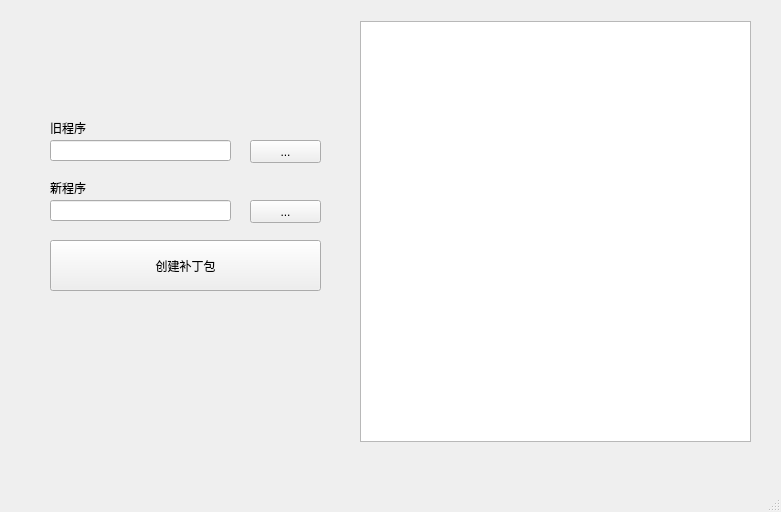
<?xml version="1.0" encoding="UTF-8"?>
<ui version="4.0">
 <class>MainWindow</class>
 <widget class="QMainWindow" name="MainWindow">
  <property name="geometry">
   <rect>
    <x>0</x>
    <y>0</y>
    <width>781</width>
    <height>512</height>
   </rect>
  </property>
  <property name="windowTitle">
   <string>JFotaTool</string>
  </property>
  <widget class="QWidget" name="centralwidget">
   <widget class="QLineEdit" name="lineEdit">
    <property name="geometry">
     <rect>
      <x>50</x>
      <y>140</y>
      <width>181</width>
      <height>21</height>
     </rect>
    </property>
   </widget>
   <widget class="QPushButton" name="pushButton">
    <property name="geometry">
     <rect>
      <x>250</x>
      <y>140</y>
      <width>71</width>
      <height>23</height>
     </rect>
    </property>
    <property name="text">
     <string>...</string>
    </property>
   </widget>
   <widget class="QLineEdit" name="lineEdit_2">
    <property name="geometry">
     <rect>
      <x>50</x>
      <y>200</y>
      <width>181</width>
      <height>21</height>
     </rect>
    </property>
   </widget>
   <widget class="QPushButton" name="pushButton_2">
    <property name="geometry">
     <rect>
      <x>250</x>
      <y>200</y>
      <width>71</width>
      <height>23</height>
     </rect>
    </property>
    <property name="text">
     <string>...</string>
    </property>
   </widget>
   <widget class="QPushButton" name="pushButton_3">
    <property name="geometry">
     <rect>
      <x>50</x>
      <y>240</y>
      <width>271</width>
      <height>51</height>
     </rect>
    </property>
    <property name="text">
     <string>创建补丁包</string>
    </property>
   </widget>
   <widget class="QLabel" name="label">
    <property name="geometry">
     <rect>
      <x>50</x>
      <y>120</y>
      <width>53</width>
      <height>15</height>
     </rect>
    </property>
    <property name="text">
     <string>旧程序</string>
    </property>
   </widget>
   <widget class="QLabel" name="label_2">
    <property name="geometry">
     <rect>
      <x>50</x>
      <y>180</y>
      <width>53</width>
      <height>15</height>
     </rect>
    </property>
    <property name="text">
     <string>新程序</string>
    </property>
   </widget>
   <widget class="QTextEdit" name="textEdit">
    <property name="geometry">
     <rect>
      <x>360</x>
      <y>21</y>
      <width>391</width>
      <height>421</height>
     </rect>
    </property>
    <property name="font">
     <font>
      <pointsize>9</pointsize>
      <bold>false</bold>
      <kerning>true</kerning>
     </font>
    </property>
    <property name="verticalScrollBarPolicy">
     <enum>Qt::ScrollBarAsNeeded</enum>
    </property>
    <property name="horizontalScrollBarPolicy">
     <enum>Qt::ScrollBarAsNeeded</enum>
    </property>
    <property name="sizeAdjustPolicy">
     <enum>QAbstractScrollArea::AdjustIgnored</enum>
    </property>
    <property name="readOnly">
     <bool>false</bool>
    </property>
   </widget>
  </widget>
  <widget class="QMenuBar" name="menubar">
   <property name="geometry">
    <rect>
     <x>0</x>
     <y>0</y>
     <width>781</width>
     <height>21</height>
    </rect>
   </property>
  </widget>
  <widget class="QStatusBar" name="statusbar"/>
  <action name="COM">
   <property name="text">
    <string>串口设置</string>
   </property>
  </action>
 </widget>
 <resources/>
 <connections/>
</ui>
